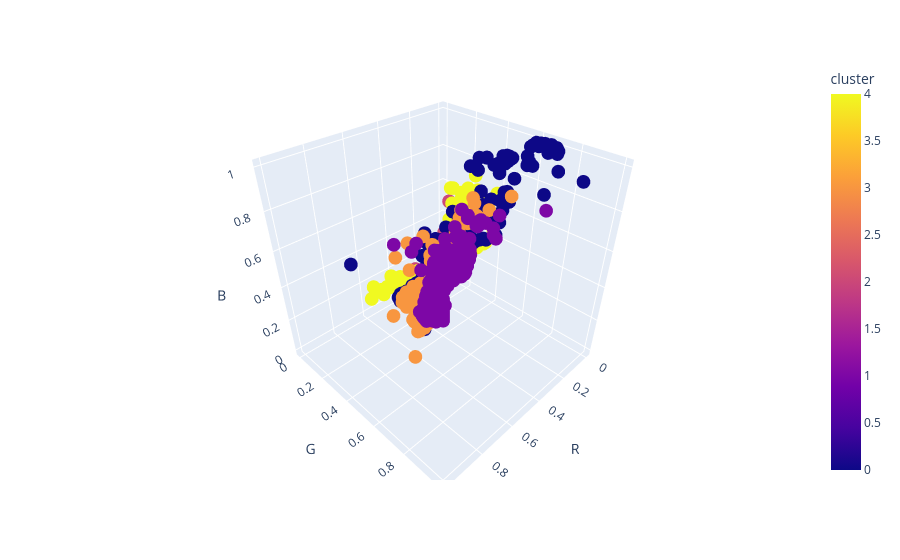

Write notebook code for a chart like this one.
### Code cell
cluster_colors("data/foto_clase.PNG", 5)

### Figure 1 — Plotly figure (JSON) as saved in the notebook; plotly's stock layout.template omitted (floating-point values rounded to 4 significant figures; data arrays with more than 128 entries replaced by an {"elided": "..."} marker saying what was removed)
{"data": [{"hovertemplate": "R=%{x}<br>G=%{y}<br>B=%{z}<br>cluster=%{marker.color}<extra></extra>", "legendgroup": "", "marker": {"color": {"elided": "10238 int values"}, "coloraxis": "coloraxis", "symbol": "circle"}, "mode": "markers", "name": "", "scene": "scene", "showlegend": false, "type": "scatter3d", "x": {"elided": "10238 float values"}, "y": {"elided": "10238 float values"}, "z": {"elided": "10238 float values"}}], "layout": {"coloraxis": {"colorbar": {"title": {"text": "cluster"}}, "colorscale": [[0, "#0d0887"], [0.1111, "#46039f"], [0.2222, "#7201a8"], [0.3333, "#9c179e"], [0.4444, "#bd3786"], [0.5556, "#d8576b"], [0.6667, "#ed7953"], [0.7778, "#fb9f3a"], [0.8889, "#fdca26"], [1, "#f0f921"]]}, "legend": {"tracegroupgap": 0}, "margin": {"t": 60}, "scene": {"domain": {"x": [0, 1], "y": [0, 1]}, "xaxis": {"title": {"text": "R"}}, "yaxis": {"title": {"text": "G"}}, "zaxis": {"title": {"text": "B"}}}}}
